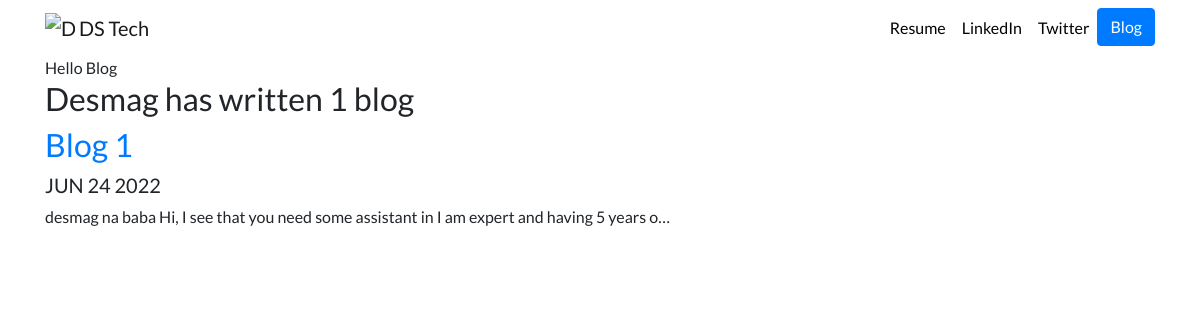
Screenshot of /blog/ with the database file from the repository.
### blog/models.py (models this page shows, shortened)
class Blog(models.Model):
    title = models.CharField(max_length=100)
    description = models.TextField()
    date = models.DateField()

### blog/views.py (the view)
def all_blogs(request):
    blogs = Blog.objects.order_by('-date')
    return render(request, "blog/all_blogs.html", {'blogs':blogs})

### blog/templates/blog/all_blogs.html
{% extends 'portfolio/base.html' %}
{% block content %}
Hello Blog
<h2>Desmag has written {{ blogs.count}} blog{{ blogs.count |pluralize }}</h2>
{% for blog in blogs %}
<a href="{% url 'blog:detail' blog.id %}"><h2>{{ blog.title }}</h2></a>
<h5>{{ blog.date |date:'M d Y' |upper }}</h5>
<p>{{ blog.description |striptags|truncatechars:100 }}</p>
{% endfor %}
{% endblock %}

### portfolio/static/portfolio/custom.css (style rules this page uses)
body { font-family: 'Lato', sans-serif; }

### rows the page displays
Blog: title "Blog 1", date "JUN 24 2022", description "desmag na baba Hi, I see that you need some assistant in I am expert and having 5 years o…"

### other values shown
{{ blogs.count }} "1"
